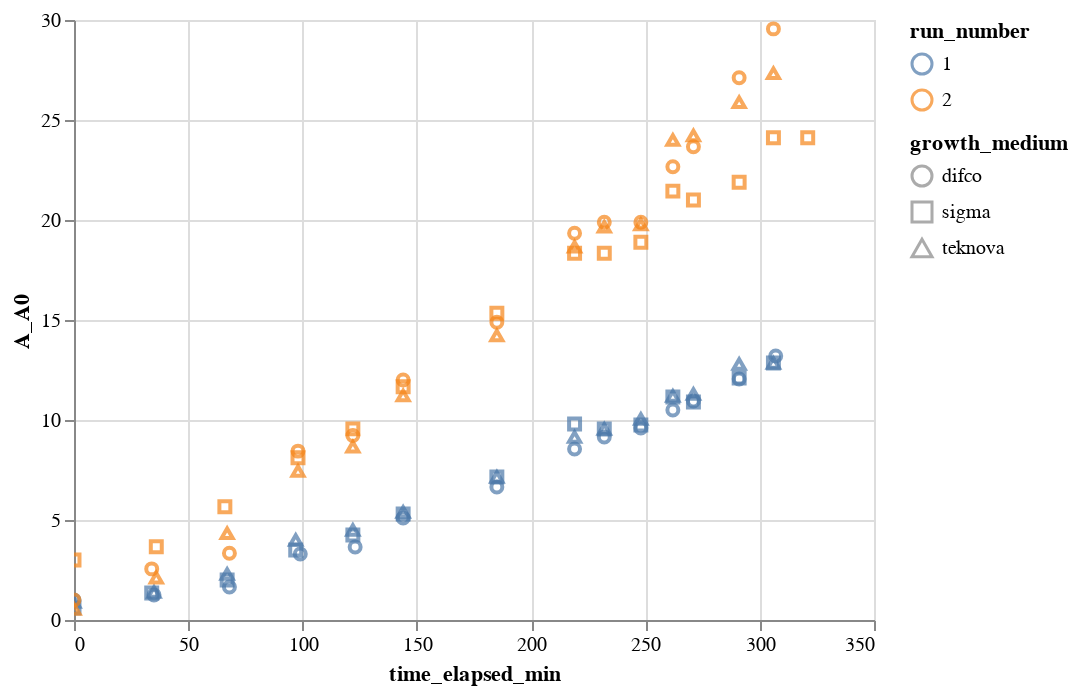

Source (notebook cell):
### Code cell
alt.Chart(avg_data).mark_point().encode(
    x='time_elapsed_min:Q',
    y=alt.X('A_A0:Q'),
    color='run_number:N',
    shape='growth_medium:O').interactive()

### Figure 1 — Vega-Lite specification as saved in the notebook (floating-point values rounded to 4 significant figures)
{"$schema": "https://vega.github.io/schema/vega-lite/v2.6.0.json", "config": {"view": {"height": 300, "width": 400}}, "data": {"name": "data-58306c4db941ce517c43c62687ed5e12"}, "datasets": {"data-58306c4db941ce517c43c62687ed5e12": [{"A_A0": 1, "OD_600": 0.06667, "date": 20180918, "growth_medium": "difco", "run_number": 1, "time_elapsed_min": 0}, {"A_A0": 0.6, "OD_600": 0.04, "date": 20180918, "growth_medium": "sigma", "run_number": 1, "time_elapsed_min": 0}, {"A_A0": 0.9, "OD_600": 0.06, "date": 20180918, "growth_medium": "teknova", "run_number": 1, "time_elapsed_min": 0}, {"A_A0": 1.35, "OD_600": 0.09, "date": 20180918, "growth_medium": "sigma", "run_number": 1, "time_elapsed_min": 34}, {"A_A0": 1.25, "OD_600": 0.08333, "date": 20180918, "growth_medium": "difco", "run_number": 1, "time_elapsed_min": 35}, {"A_A0": 1.4, "OD_600": 0.09333, "date": 20180918, "growth_medium": "teknova", "run_number": 1, "time_elapsed_min": 35}, {"A_A0": 2, "OD_600": 0.1333, "date": 20180918, "growth_medium": "sigma", "run_number": 1, "time_elapsed_min": 67}, {"A_A0": 2.3, "OD_600": 0.1533, "date": 20180918, "growth_medium": "teknova", "run_number": 1, "time_elapsed_min": 67}, {"A_A0": 1.65, "OD_600": 0.11, "date": 20180918, "growth_medium": "difco", "run_number": 1, "time_elapsed_min": 68}, {"A_A0": 3.5, "OD_600": 0.2333, "date": 20180918, "growth_medium": "sigma", "run_number": 1, "time_elapsed_min": 97}, {"A_A0": 4, "OD_600": 0.2667, "date": 20180918, "growth_medium": "teknova", "run_number": 1, "time_elapsed_min": 97}, {"A_A0": 3.3, "OD_600": 0.22, "date": 20180918, "growth_medium": "difco", "run_number": 1, "time_elapsed_min": 99}, {"A_A0": 4.25, "OD_600": 0.2833, "date": 20180918, "growth_medium": "sigma", "run_number": 1, "time_elapsed_min": 122}, {"A_A0": 4.5, "OD_600": 0.3, "date": 20180918, "growth_medium": "teknova", "run_number": 1, "time_elapsed_min": 122}, {"A_A0": 3.65, "OD_600": 0.2433, "date": 20180918, "growth_medium": "difco", "run_number": 1, "time_elapsed_min": 123}, {"A_A0": 5.1, "OD_600": 0.34, "date": 20180918, "growth_medium": "difco", "run_number": 1, "time_elapsed_min": 144}, {"A_A0": 5.3, "OD_600": 0.3533, "date": 20180918, "growth_medium": "sigma", "run_number": 1, "time_elapsed_min": 144}, {"A_A0": 5.4, "OD_600": 0.36, "date": 20180918, "growth_medium": "teknova", "run_number": 1, "time_elapsed_min": 144}, {"A_A0": 6.65, "OD_600": 0.4433, "date": 20180918, "growth_medium": "difco", "run_number": 1, "time_elapsed_min": 185}, {"A_A0": 7.15, "OD_600": 0.4767, "date": 20180918, "growth_medium": "sigma", "run_number": 1, "time_elapsed_min": 185}, {"A_A0": 7.15, "OD_600": 0.4767, "date": 20180918, "growth_medium": "teknova", "run_number": 1, "time_elapsed_min": 185}, {"A_A0": 8.55, "OD_600": 0.57, "date": 20180918, "growth_medium": "difco", "run_number": 1, "time_elapsed_min": 219}, {"A_A0": 9.8, "OD_600": 0.6533, "date": 20180918, "growth_medium": "sigma", "run_number": 1, "time_elapsed_min": 219}, {"A_A0": 9.15, "OD_600": 0.61, "date": 20180918, "growth_medium": "teknova", "run_number": 1, "time_elapsed_min": 219}, {"A_A0": 9.15, "OD_600": 0.61, "date": 20180918, "growth_medium": "difco", "run_number": 1, "time_elapsed_min": 232}, {"A_A0": 9.55, "OD_600": 0.6367, "date": 20180918, "growth_medium": "sigma", "run_number": 1, "time_elapsed_min": 232}, {"A_A0": 9.55, "OD_600": 0.6367, "date": 20180918, "growth_medium": "teknova", "run_number": 1, "time_elapsed_min": 232}, {"A_A0": 9.6, "OD_600": 0.64, "date": 20180918, "growth_medium": "difco", "run_number": 1, "time_elapsed_min": 248}, {"A_A0": 9.75, "OD_600": 0.65, "date": 20180918, "growth_medium": "sigma", "run_number": 1, "time_elapsed_min": 248}, {"A_A0": 10.05, "OD_600": 0.67, "date": 20180918, "growth_medium": "teknova", "run_number": 1, "time_elapsed_min": 248}, {"A_A0": 10.5, "OD_600": 0.7, "date": 20180918, "growth_medium": "difco", "run_number": 1, "time_elapsed_min": 262}, {"A_A0": 11.15, "OD_600": 0.7433, "date": 20180918, "growth_medium": "sigma", "run_number": 1, "time_elapsed_min": 262}, {"A_A0": 11.2, "OD_600": 0.7467, "date": 20180918, "growth_medium": "teknova", "run_number": 1, "time_elapsed_min": 262}, {"A_A0": 10.95, "OD_600": 0.73, "date": 20180918, "growth_medium": "difco", "run_number": 1, "time_elapsed_min": 271}, {"A_A0": 10.9, "OD_600": 0.7267, "date": 20180918, "growth_medium": "sigma", "run_number": 1, "time_elapsed_min": 271}, {"A_A0": 11.3, "OD_600": 0.7533, "date": 20180918, "growth_medium": "teknova", "run_number": 1, "time_elapsed_min": 271}, {"A_A0": 12.05, "OD_600": 0.8033, "date": 20180918, "growth_medium": "difco", "run_number": 1, "time_elapsed_min": 291}, {"A_A0": 12.1, "OD_600": 0.8067, "date": 20180918, "growth_medium": "sigma", "run_number": 1, "time_elapsed_min": 291}, {"A_A0": 12.8, "OD_600": 0.8533, "date": 20180918, "growth_medium": "teknova", "run_number": 1, "time_elapsed_min": 291}, {"A_A0": 12.85, "OD_600": 0.8567, "date": 20180918, "growth_medium": "sigma", "run_number": 1, "time_elapsed_min": 306}, {"A_A0": 12.85, "OD_600": 0.8567, "date": 20180918, "growth_medium": "teknova", "run_number": 1, "time_elapsed_min": 306}, {"A_A0": 13.2, "OD_600": 0.88, "date": 20180918, "growth_medium": "difco", "run_number": 1, "time_elapsed_min": 307}, {"A_A0": 1, "OD_600": 0.03, "date": 20180918, "growth_medium": "difco", "run_number": 2, "time_elapsed_min": 0}, {"A_A0": 3.0, "OD_600": 0.09, "date": 20180918, "growth_medium": "sigma", "run_number": 2, "time_elapsed_min": 0}, {"A_A0": 0.5556, "OD_600": 0.01667, "date": 20180918, "growth_medium": "teknova", "run_number": 2, "time_elapsed_min": 0}, {"A_A0": 2.556, "OD_600": 0.07667, "date": 20180918, "growth_medium": "difco", "run_number": 2, "time_elapsed_min": 34}, {"A_A0": 3.667, "OD_600": 0.11, "date": 20180918, "growth_medium": "sigma", "run_number": 2, "time_elapsed_min": 36}, {"A_A0": 2.111, "OD_600": 0.06333, "date": 20180918, "growth_medium": "teknova", "run_number": 2, "time_elapsed_min": 36}, {"A_A0": 5.667, "OD_600": 0.17, "date": 20180918, "growth_medium": "sigma", "run_number": 2, "time_elapsed_min": 66}, {"A_A0": 4.333, "OD_600": 0.13, "date": 20180918, "growth_medium": "teknova", "run_number": 2, "time_elapsed_min": 67}, {"A_A0": 3.333, "OD_600": 0.1, "date": 20180918, "growth_medium": "difco", "run_number": 2, "time_elapsed_min": 68}, {"A_A0": 8.444, "OD_600": 0.2533, "date": 20180918, "growth_medium": "difco", "run_number": 2, "time_elapsed_min": 98}, {"A_A0": 8.111, "OD_600": 0.2433, "date": 20180918, "growth_medium": "sigma", "run_number": 2, "time_elapsed_min": 98}, {"A_A0": 7.444, "OD_600": 0.2233, "date": 20180918, "growth_medium": "teknova", "run_number": 2, "time_elapsed_min": 98}, {"A_A0": 9.222, "OD_600": 0.2767, "date": 20180918, "growth_medium": "difco", "run_number": 2, "time_elapsed_min": 122}, {"A_A0": 9.556, "OD_600": 0.2867, "date": 20180918, "growth_medium": "sigma", "run_number": 2, "time_elapsed_min": 122}, {"A_A0": 8.667, "OD_600": 0.26, "date": 20180918, "growth_medium": "teknova", "run_number": 2, "time_elapsed_min": 122}, {"A_A0": 12.0, "OD_600": 0.36, "date": 20180918, "growth_medium": "difco", "run_number": 2, "time_elapsed_min": 144}, {"A_A0": 11.67, "OD_600": 0.35, "date": 20180918, "growth_medium": "sigma", "run_number": 2, "time_elapsed_min": 144}, {"A_A0": 11.22, "OD_600": 0.3367, "date": 20180918, "growth_medium": "teknova", "run_number": 2, "time_elapsed_min": 144}, {"A_A0": 14.89, "OD_600": 0.4467, "date": 20180918, "growth_medium": "difco", "run_number": 2, "time_elapsed_min": 185}, {"A_A0": 15.33, "OD_600": 0.46, "date": 20180918, "growth_medium": "sigma", "run_number": 2, "time_elapsed_min": 185}, {"A_A0": 14.22, "OD_600": 0.4267, "date": 20180918, "growth_medium": "teknova", "run_number": 2, "time_elapsed_min": 185}, {"A_A0": 19.33, "OD_600": 0.58, "date": 20180918, "growth_medium": "difco", "run_number": 2, "time_elapsed_min": 219}, {"A_A0": 18.33, "OD_600": 0.55, "date": 20180918, "growth_medium": "sigma", "run_number": 2, "time_elapsed_min": 219}, {"A_A0": 18.67, "OD_600": 0.56, "date": 20180918, "growth_medium": "teknova", "run_number": 2, "time_elapsed_min": 219}, {"A_A0": 19.89, "OD_600": 0.5967, "date": 20180918, "growth_medium": "difco", "run_number": 2, "time_elapsed_min": 232}, {"A_A0": 18.33, "OD_600": 0.55, "date": 20180918, "growth_medium": "sigma", "run_number": 2, "time_elapsed_min": 232}, {"A_A0": 19.67, "OD_600": 0.59, "date": 20180918, "growth_medium": "teknova", "run_number": 2, "time_elapsed_min": 232}, {"A_A0": 19.89, "OD_600": 0.5967, "date": 20180918, "growth_medium": "difco", "run_number": 2, "time_elapsed_min": 248}, {"A_A0": 18.89, "OD_600": 0.5667, "date": 20180918, "growth_medium": "sigma", "run_number": 2, "time_elapsed_min": 248}, {"A_A0": 19.78, "OD_600": 0.5933, "date": 20180918, "growth_medium": "teknova", "run_number": 2, "time_elapsed_min": 248}, {"A_A0": 22.67, "OD_600": 0.68, "date": 20180918, "growth_medium": "difco", "run_number": 2, "time_elapsed_min": 262}, {"A_A0": 21.44, "OD_600": 0.6433, "date": 20180918, "growth_medium": "sigma", "run_number": 2, "time_elapsed_min": 262}, {"A_A0": 24.0, "OD_600": 0.72, "date": 20180918, "growth_medium": "teknova", "run_number": 2, "time_elapsed_min": 262}, {"A_A0": 23.67, "OD_600": 0.71, "date": 20180918, "growth_medium": "difco", "run_number": 2, "time_elapsed_min": 271}, {"A_A0": 21, "OD_600": 0.63, "date": 20180918, "growth_medium": "sigma", "run_number": 2, "time_elapsed_min": 271}, {"A_A0": 24.22, "OD_600": 0.7267, "date": 20180918, "growth_medium": "teknova", "run_number": 2, "time_elapsed_min": 271}, {"A_A0": 27.11, "OD_600": 0.8133, "date": 20180918, "growth_medium": "difco", "run_number": 2, "time_elapsed_min": 291}, {"A_A0": 21.89, "OD_600": 0.6567, "date": 20180918, "growth_medium": "sigma", "run_number": 2, "time_elapsed_min": 291}, {"A_A0": 25.89, "OD_600": 0.7767, "date": 20180918, "growth_medium": "teknova", "run_number": 2, "time_elapsed_min": 291}, {"A_A0": 29.56, "OD_600": 0.8867, "date": 20180918, "growth_medium": "difco", "run_number": 2, "time_elapsed_min": 306}, {"A_A0": 24.11, "OD_600": 0.7233, "date": 20180918, "growth_medium": "sigma", "run_number": 2, "time_elapsed_min": 306}, {"A_A0": 27.33, "OD_600": 0.82, "date": 20180918, "growth_medium": "teknova", "run_number": 2, "time_elapsed_min": 306}, {"A_A0": 24.11, "OD_600": 0.7233, "date": 20180918, "growth_medium": "sigma", "run_number": 2, "time_elapsed_min": 321}]}, "encoding": {"color": {"field": "run_number", "type": "nominal"}, "shape": {"field": "growth_medium", "type": "ordinal"}, "x": {"field": "time_elapsed_min", "type": "quantitative"}, "y": {"field": "A_A0", "type": "quantitative"}}, "mark": "point", "selection": {"selector002": {"bind": "scales", "encodings": ["x", "y"], "mark": {"fill": "#333", "fillOpacity": 0.125, "stroke": "white"}, "on": "[mousedown, window:mouseup] > window:mousemove!", "resolve": "global", "translate": "[mousedown, window:mouseup] > window:mousemove!", "type": "interval", "zoom": "wheel!"}}}
